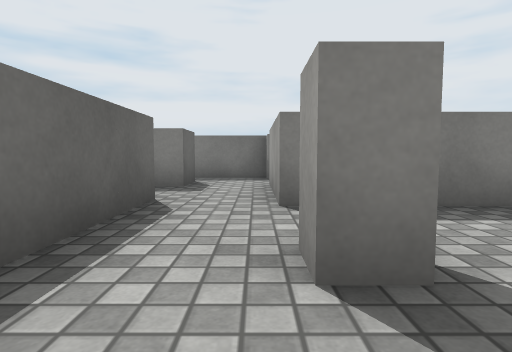
View 1 (above)

20 first-person views from a walk through a 3-D level made in the Unity game engine. The camera is 0.55 m above the floor, tilts 4° down and sees 80° across. The floor is counted in squares, 1 m on a side. Each view is taken from the middle of a square. On the plan, view 1 faces up. The plan holds only what a view shows up to about 9 squares ahead; the rest is blank. The place goes on beyond the plan. Surface patterns are stand-ins for the level's own textures.

View 2
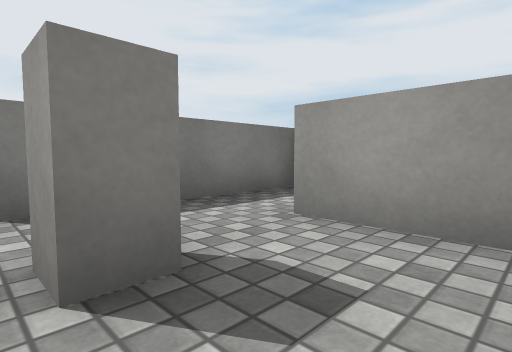

View 3
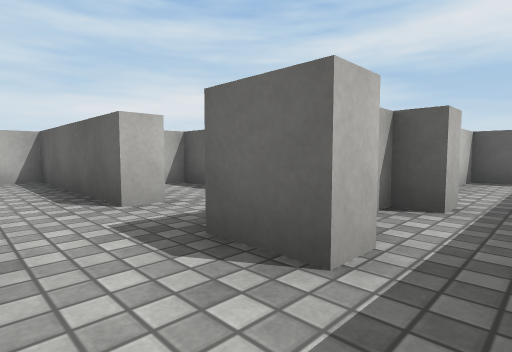

View 4
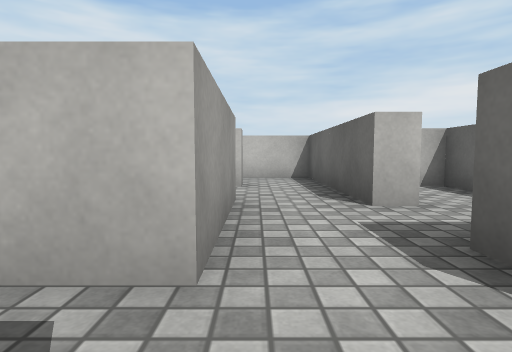

View 5
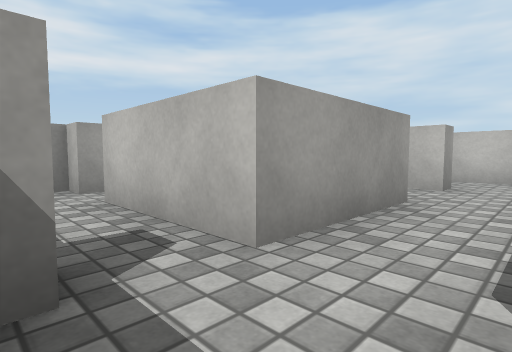

View 6
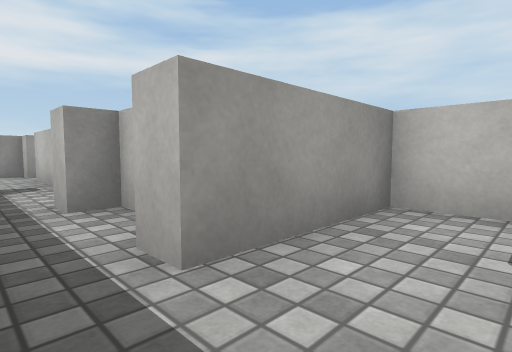

View 7
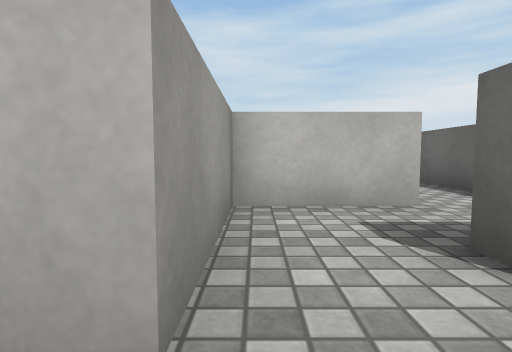

View 8
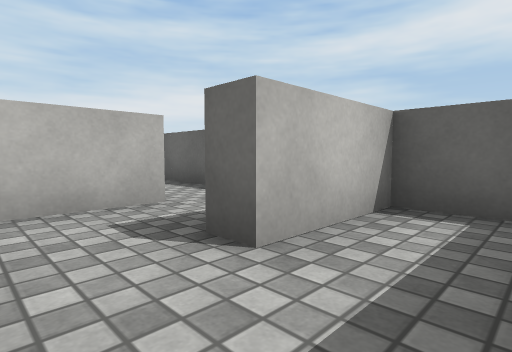

View 9
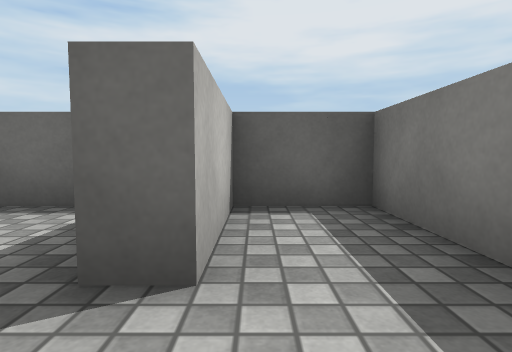

View 10
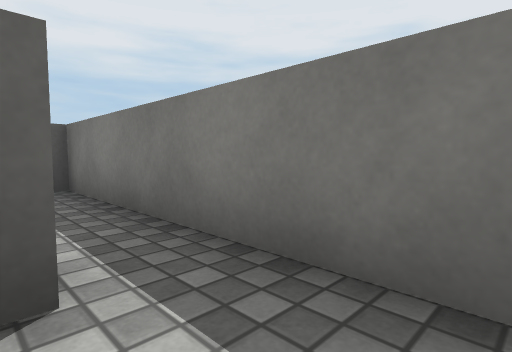

View 11
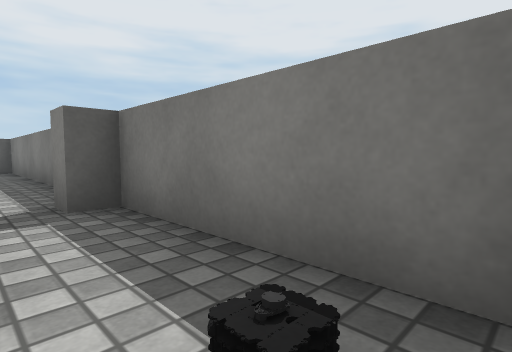

View 12
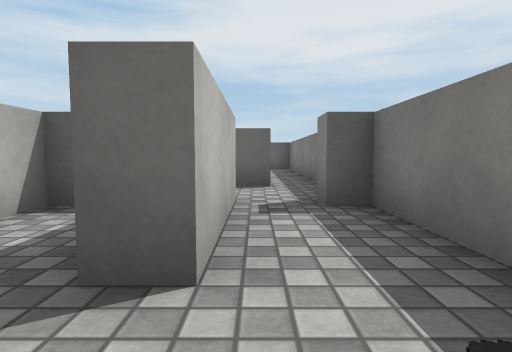

View 13
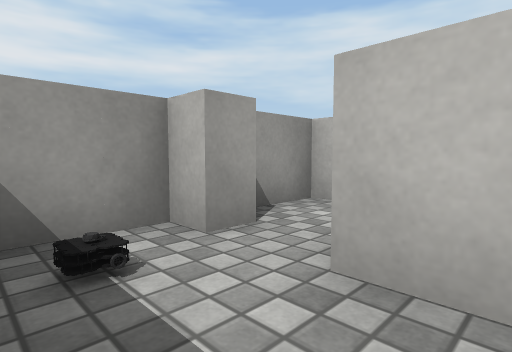

View 14
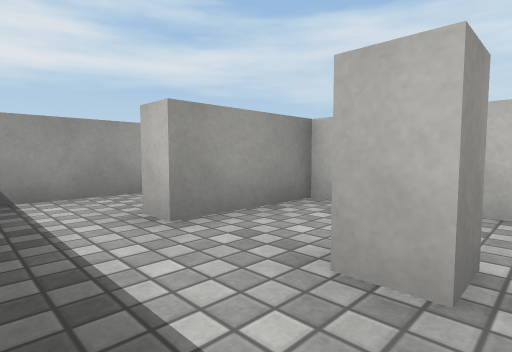

View 15
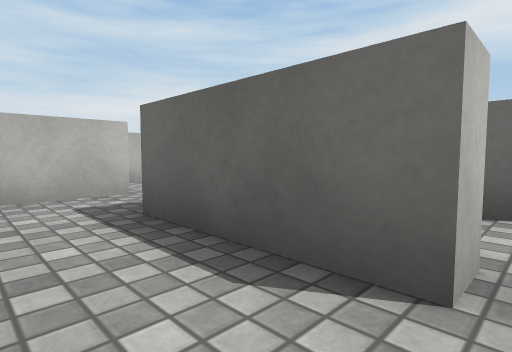

View 16
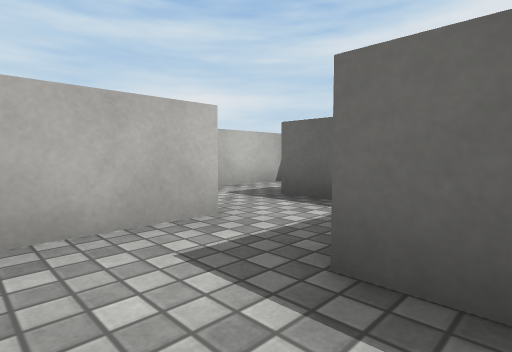

View 17
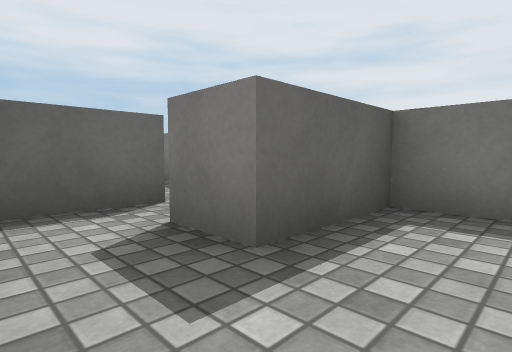

View 18
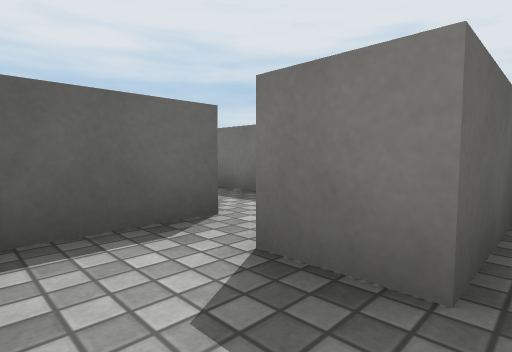

View 19
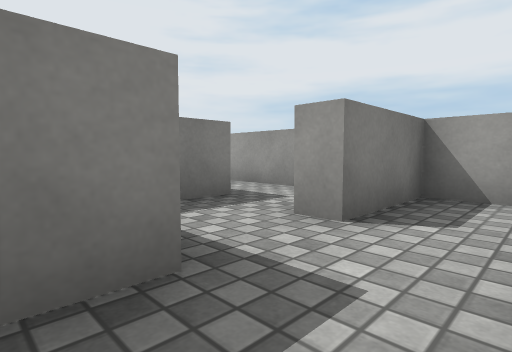

View 20
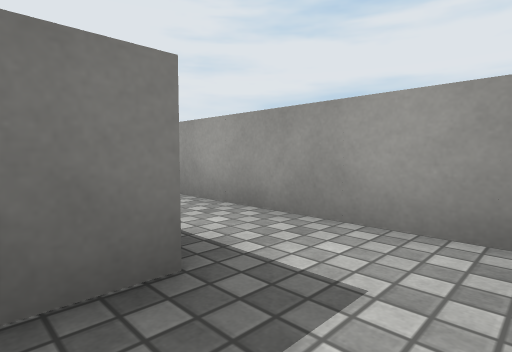

### Floor plan
Points are (right, up) in squares from view 1. A wall is a line through its corners. A room is listed if a view was taken in it or the views show most of it. See-through windows are left out.
Room 1 (views 1, 2, 14)
walls: (0.9, 1.2) (0.2, 1.2) (0.2, 1.7) (0.8, 1.7); (2.5, 3.2) (0.2, 3.2); (-1.2, 3.8) (-1.2, -0.3) (2.3, -0.3) (2.3, 1.7)
ways out: opening at (3, 2) to room 5; opening at (0, 3) to room 10
Room 2 (views 3, 4, 5, 10)
walls: (0.2, 7.3) (-3.5, 7.3); (0.8, 6.8) (0.2, 6.8); (-3.8, 6.3) (-3.3, 6.3) (-3.3, 5.7) (-1.8, 5.7) (-1.8, 6.3) (-1.2, 6.3) (-1.2, 5.2)
ways out: opening at (-4, 7) to room 3; opening at (1, 6) to room 4; opening at (0, 5) to room 10
Room 3 (views 6, 7, 8, 9)
walls: (-3.5, 7.3) (-7.3, 7.3) (-7.3, 5.7) (-5.3, 5.7)
ways out: opening at (-4, 7) to room 2; opening at (-4.5, 5) to room 8
Room 4 (views 11, 12, 13)
walls: (3.7, 5.2) (3.7, 5.7) (4.3, 5.7) (4.3, 6.9); (4, 7.3) (0.8, 7.3) (0.8, 6.8); (0.2, 5.7) (2.7, 5.7)
ways out: opening at (1, 6) to room 2; opening at (3, 5) to room 9
Room 5 (views 15, 16)
walls: (4.3, -1.9) (4.3, 2.8); (2.3, 1.7) (2.7, 1.7) (2.7, -0.8); (2.3, -2.2) (3.9, -2.2); (4.2, 3.2) (2.5, 3.2)
ways out: opening at (3, 2) to room 1; opening at (3, -2) to room 7
Room 6 (views 17, 18, 19)
walls: (0.8, -2.7) (-0.2, -2.7); (4.3, -3.8) (4.3, -2.7) (2.3, -2.7); (-1.1, -4.2) (1.5, -4.2); (-1.2, -2.1) (-1.2, -3.9)
ways out: opening at (2, -3) to room 7
Room 7 (view 20)
walls: (2.3, -2.7) (2.3, -2.2); (2.7, -0.8) (0.8, -0.8) (0.8, -2.7)
ways out: opening at (3, -2) to room 5; opening at (2, -3) to room 6
Room 8 (no view inside)
walls: (-5.9, 3.8) (-3.8, 3.8) (-3.8, 6.3); (-5.3, 5.7) (-5.3, 5.2)
ways out: opening at (-4.5, 5) to room 3; opening at (-6.5, 3)
Room 9 (no view inside)
walls: (4.3, 3.6) (4.3, 4.8); (2.7, 5.7) (2.7, 5.2)
ways out: opening at (3, 5) to room 4
Room 10 (no view inside)
walls: (0.2, 3.2) (0.2, 5.7)
ways out: opening at (0, 3) to room 1; opening at (0, 5) to room 2; opening at (-1, 4) to room 11
Room 11 (no view inside)
walls: (-1.9, 3.8) (-1.2, 3.8); (-1.2, 5.2) (-1.8, 5.2)
ways out: opening at (-1, 4) to room 10; opening at (-2, 2.5)

Positions as (right, up) in squares from view 1, and headings:
1: (0, 0), facing up
2: (0, 0), facing up-right
3: (0, 7), facing down-left
4: (0, 7), facing down
5: (-1, 7), facing down-right
6: (-5, 7), facing down-right
7: (-4, 7), facing down
8: (-4, 7), facing down-left
9: (-4, 6), facing left
10: (-2, 6), facing up-left
11: (4, 6), facing up-left
12: (4, 6), facing left
13: (2, 7), facing down-right
14: (0, 3), facing down-right
15: (4, 2), facing down-left
16: (4, 0), facing down-left
17: (2, -4), facing up-left
18: (1, -4), facing up-left
19: (0, -4), facing up-right
20: (2, -2), facing up-right
